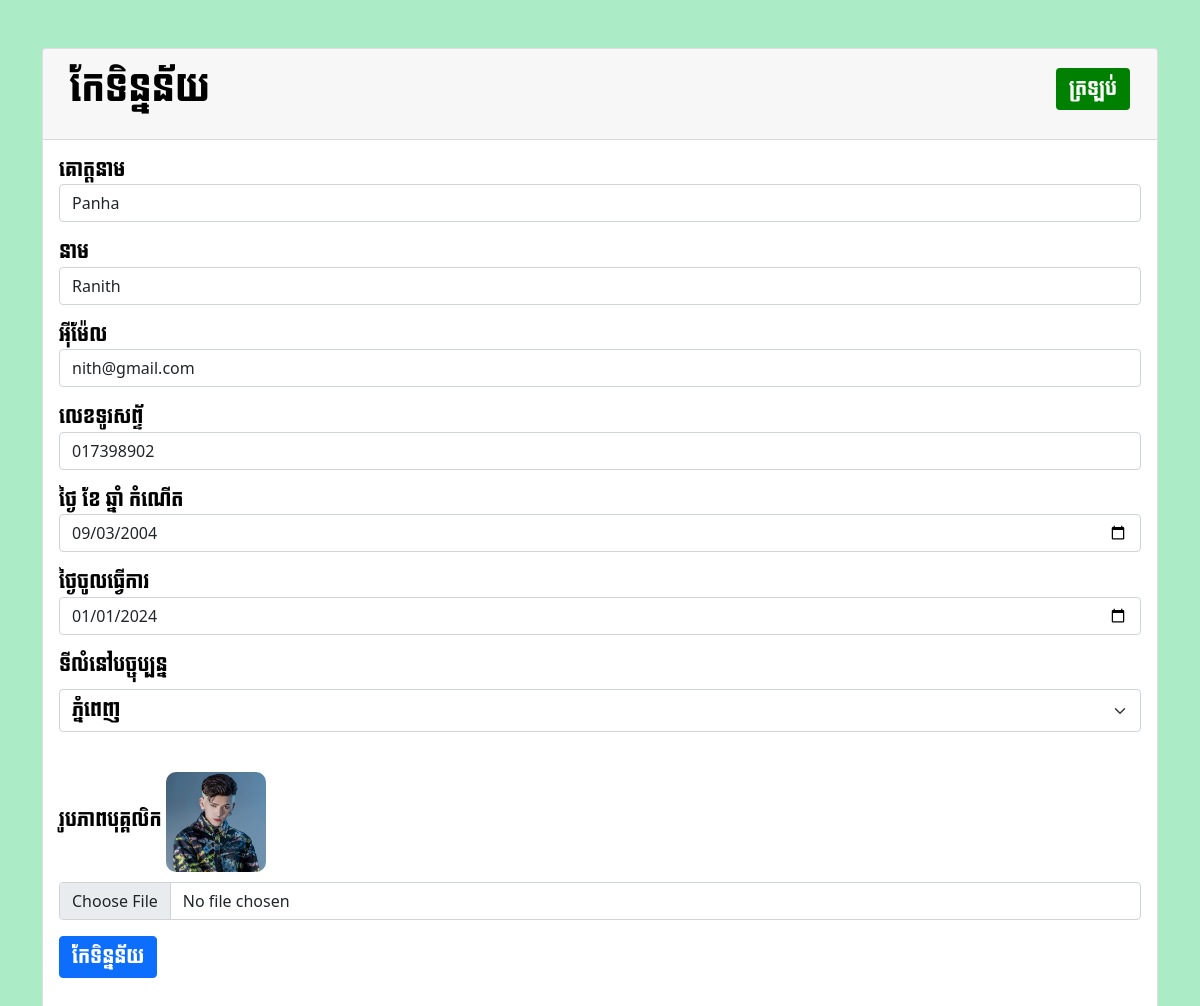
/Admin/updatestaff.php?id=53, run on the app's committed database.
### tables this page shows
CREATE TABLE IF NOT EXISTS `staff` (
  `staff_id` int NOT NULL AUTO_INCREMENT,
  `firstname` varchar(100) DEFAULT NULL,
  `lastname` varchar(100) DEFAULT NULL,
  `phone_number` varchar(20) DEFAULT NULL,
  `gender` varchar(255) NOT NULL,
  `hire_date` date DEFAULT NULL,
  `date_of_birth` date NOT NULL,
  `city` varchar(255) DEFAULT NULL,
  `username` varchar(255) NOT NULL,
  `password` varchar(255) NOT NULL,
  `staff_image` varchar(255) NOT NULL,
  PRIMARY KEY (`staff_id`)
);

### Admin/updatestaff.php (the view, shortened to what this page needs)
<?php
include('connectdb.php');
?>
<!DOCTYPE html>
<html lang="en">
<head>
    <link rel="stylesheet" href="./Style/font.css">
    <link href="https://cdn.jsdelivr.net/npm/bootstrap@5.1.3/dist/css/bootstrap.min.css" rel="stylesheet">
</head>
<body style="background-color: #ABEBC6;">
    <div class="container mt-5">
        <div class="row">
            <div class="col-md-12">
                <div class="card">
                    <div class="card-header">
                        <h4 id="khmer" style="font-size: 2.3rem;padding:1%">កែទិន្នន័យ
                            <a id="khmer" href="editstaff.php" class="btn float-end" style="background-color:green; color:white;">ត្រឡប់</a>
                        </h4>
                    </div>
                    <div class="card-body">
                        <?php
                        if (isset($_GET['id'])) {
                            $sql_id = mysqli_real_escape_string($con, $_GET['id']);
                            $query = "SELECT staff_id, firstname, lastname, staff_image, phone_number, gender, hire_date, date_of_birth, city, username from staff where staff_id = $sql_id";
                            $query_run = mysqli_query($con, $query);
                            if (mysqli_num_rows($query_run) > 0) {
                                $sql = mysqli_fetch_array($query_run);
                        ?>
                                <form action="" method="POST" enctype="multipart/form-data">
                                    <div class="mb-3">
                                        <label id="khmer">គោត្តនាម</label>
                                        <input type="text" name="firstname" value="<?= htmlspecialchars($sql['firstname']); ?>" class="form-control">
                                    </div>
                                    <div class="mb-3">
                                        <label id="khmer">នាម</label>
                                        <input type="text" name="lastname" value="<?= htmlspecialchars($sql['lastname']); ?>" class="form-control">
                                    </div>
                                    <div class="mb-3">
                                        <label id="khmer">អុីម៉ែល</label>
                                        <input type="text" name="email" value="<?= htmlspecialchars($sql['username']); ?>" class="form-control">
                                    </div>
                                    <div class="mb-3">
                                        <label id="khmer">លេខទូរសព្ទ័</label>
                                        <input type="text" name="phone" value="<?= htmlspecialchars($sql['phone_number']); ?>" class="form-control">
                                    </div>
                                    <div class="mb-3">
                                        <label id="khmer">ថ្ងៃ ខែ ឆ្នាំ កំណើត</label>
                                        <input type="date" name="dob" value="<?= htmlspecialchars($sql['date_of_birth']); ?>" class="form-control">
                                    </div>
                                    <div class="mb-3">
                                        <label id="khmer">ថ្ងៃចូលធ្វើការ</label>
                                        <input type="date" name="hire_date" value="<?= htmlspecialchars($sql['hire_date']); ?>" class="form-control">
                                    </div>
                                    <label id="khmer">ទីលំនៅបច្ចុប្បន្ន</label>
                                    <select id="khmer" class="form-select" name="city" style="margin-top:10px">
                                        <option value="Phnom Penh">ភ្នំពេញ</option>
                                    </select>
                                    <div class="mb-3" style="margin-top:40px;">
                                        <label id="khmer">រូបភាពបុគ្គលិក</label>
                                        <img class="image" src="imageUploads/<?php echo $sql['staff_image']; ?>" style="width:100px; border-radius:10px;" />
                                        <input style="margin-top:10px;" type="file" name="profile_picture" class="form-control">
                                    </div>
                                    <div class="mb-3">
                                        <button style="color:white" id="khmer" type="submit" name="update_student" class="btn btn-primary">កែទិន្នន័យ</button>
                                    </div>
                                </form>
                        <?php
                            } else {
                                echo "<h4>No Such Id Found</h4>";
                            }
                        }
                        ?>
                    </div>
                </div>
            </div>
        </div>
    </div>
</body>
</html>

### data on the page
staff: firstname "Panha", lastname "Ranith", email "nith@gmail.com", phone "017398902", dob "09/03/2004", hire_date "01/01/2024", staff_image (picture)
